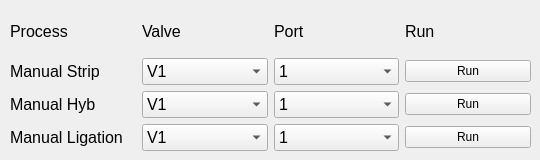
          <widget class="QWidget" name="tab_7">
           <attribute name="title">
            <string>SBL</string>
           </attribute>
           <widget class="QWidget" name="layoutWidget_18">
            <property name="geometry">
             <rect>
              <x>10</x>
              <y>10</y>
              <width>521</width>
              <height>141</height>
             </rect>
            </property>
            <layout class="QGridLayout" name="gridLayout_13">
             <item row="0" column="0">
              <widget class="QLabel" name="ManualStriplabel_2">
               <property name="font">
                <font>
                 <pointsize>12</pointsize>
                </font>
               </property>
               <property name="text">
                <string>Process</string>
               </property>
              </widget>
             </item>
             <item row="0" column="1">
              <widget class="QLabel" name="ManualStriplabel_3">
               <property name="font">
                <font>
                 <pointsize>12</pointsize>
                </font>
               </property>
               <property name="text">
                <string>Valve</string>
               </property>
              </widget>
             </item>
             <item row="0" column="2">
              <widget class="QLabel" name="ManualStriplabel_4">
               <property name="font">
                <font>
                 <pointsize>12</pointsize>
                </font>
               </property>
               <property name="text">
                <string>Port</string>
               </property>
              </widget>
             </item>
             <item row="0" column="3">
              <widget class="QLabel" name="ManualStriplabel_5">
               <property name="font">
                <font>
                 <pointsize>12</pointsize>
                </font>
               </property>
               <property name="text">
                <string>Run</string>
               </property>
              </widget>
             </item>
             <item row="1" column="0">
              <widget class="QLabel" name="ManualStriplabel">
               <property name="font">
                <font>
                 <pointsize>12</pointsize>
                </font>
               </property>
               <property name="text">
                <string>Manual Strip</string>
               </property>
              </widget>
             </item>
             <item row="1" column="1">
              <widget class="QComboBox" name="flUtilStripValve">
               <property name="font">
                <font>
                 <pointsize>12</pointsize>
                </font>
               </property>
               <property name="contextMenuPolicy">
                <enum>Qt::DefaultContextMenu</enum>
               </property>
               <property name="editable">
                <bool>false</bool>
               </property>
               <property name="currentIndex">
                <number>0</number>
               </property>
               <property name="modelColumn">
                <number>0</number>
               </property>
               <item>
                <property name="text">
                 <string>V1</string>
                </property>
               </item>
               <item>
                <property name="text">
                 <string>V2</string>
                </property>
               </item>
               <item>
                <property name="text">
                 <string>V3</string>
                </property>
               </item>
              </widget>
             </item>
             <item row="1" column="2">
              <widget class="QComboBox" name="flUtilStpPort">
               <property name="font">
                <font>
                 <pointsize>12</pointsize>
                </font>
               </property>
               <item>
                <property name="text">
                 <string>1</string>
                </property>
               </item>
               <item>
                <property name="text">
                 <string>2</string>
                </property>
               </item>
               <item>
                <property name="text">
                 <string>3</string>
                </property>
               </item>
               <item>
                <property name="text">
                 <string>4</string>
                </property>
               </item>
               <item>
                <property name="text">
                 <string>5</string>
                </property>
               </item>
               <item>
                <property name="text">
                 <string>6</string>
                </property>
               </item>
               <item>
                <property name="text">
                 <string>7</string>
                </property>
               </item>
               <item>
                <property name="text">
                 <string>8</string>
                </property>
               </item>
              </widget>
             </item>
             <item row="1" column="3">
              <widget class="QPushButton" name="flUtilStartStrip">
               <property name="text">
                <string>Run</string>
               </property>
              </widget>
             </item>
             <item row="2" column="0">
              <widget class="QLabel" name="ManualHyblabel1">
               <property name="font">
                <font>
                 <pointsize>12</pointsize>
                </font>
               </property>
               <property name="text">
                <string>Manual Hyb</string>
               </property>
              </widget>
             </item>
             <item row="2" column="1">
              <widget class="QComboBox" name="flUtilHybValve">
               <property name="font">
                <font>
                 <pointsize>12</pointsize>
                </font>
               </property>
               <property name="editable">
                <bool>false</bool>
               </property>
               <property name="currentIndex">
                <number>0</number>
               </property>
               <property name="modelColumn">
                <number>0</number>
               </property>
               <item>
                <property name="text">
                 <string>V1</string>
                </property>
               </item>
               <item>
                <property name="text">
                 <string>V2</string>
                </property>
               </item>
               <item>
                <property name="text">
                 <string>V3</string>
                </property>
               </item>
              </widget>
             </item>
             <item row="2" column="2">
              <widget class="QComboBox" name="flUtilHybPort">
               <property name="font">
                <font>
                 <pointsize>12</pointsize>
                </font>
               </property>
               <item>
                <property name="text">
                 <string>1</string>
                </property>
               </item>
               <item>
                <property name="text">
                 <string>2</string>
                </property>
               </item>
               <item>
                <property name="text">
                 <string>3</string>
                </property>
               </item>
               <item>
                <property name="text">
                 <string>4</string>
                </property>
               </item>
               <item>
                <property name="text">
                 <string>5</string>
                </property>
               </item>
               <item>
                <property name="text">
                 <string>6</string>
                </property>
               </item>
               <item>
                <property name="text">
                 <string>7</string>
                </property>
               </item>
               <item>
                <property name="text">
                 <string>8</string>
                </property>
               </item>
              </widget>
             </item>
             <item row="2" column="3">
              <widget class="QPushButton" name="flUtilStartHyb">
               <property name="text">
                <string>Run</string>
               </property>
              </widget>
             </item>
             <item row="3" column="0">
              <widget class="QLabel" name="ManualLigationLabel">
               <property name="font">
                <font>
                 <pointsize>12</pointsize>
                </font>
               </property>
               <property name="text">
                <string>Manual Ligation</string>
               </property>
              </widget>
             </item>
             <item row="3" column="1">
              <widget class="QComboBox" name="flUtilLigValve">
               <property name="font">
                <font>
                 <pointsize>12</pointsize>
                </font>
               </property>
               <property name="editable">
                <bool>false</bool>
               </property>
               <property name="currentIndex">
                <number>0</number>
               </property>
               <property name="modelColumn">
                <number>0</number>
               </property>
               <item>
                <property name="text">
                 <string>V1</string>
                </property>
               </item>
               <item>
                <property name="text">
                 <string>V2</string>
                </property>
               </item>
               <item>
                <property name="text">
                 <string>V3</string>
                </property>
               </item>
              </widget>
             </item>
             <item row="3" column="2">
              <widget class="QComboBox" name="flUtilLigPort">
               <property name="font">
                <font>
                 <pointsize>12</pointsize>
                </font>
               </property>
               <item>
                <property name="text">
                 <string>1</string>
                </property>
               </item>
               <item>
                <property name="text">
                 <string>2</string>
                </property>
               </item>
               <item>
                <property name="text">
                 <string>3</string>
                </property>
               </item>
               <item>
                <property name="text">
                 <string>4</string>
                </property>
               </item>
               <item>
                <property name="text">
                 <string>5</string>
                </property>
               </item>
               <item>
                <property name="text">
                 <string>6</string>
                </property>
               </item>
               <item>
                <property name="text">
                 <string>7</string>
                </property>
               </item>
               <item>
                <property name="text">
                 <string>8</string>
                </property>
               </item>
              </widget>
             </item>
             <item row="3" column="3">
              <widget class="QPushButton" name="flUtilStartLig">
               <property name="text">
                <string>Run</string>
               </property>
               <property name="autoRepeat">
                <bool>true</bool>
               </property>
              </widget>
             </item>
            </layout>
           </widget>
          </widget>
